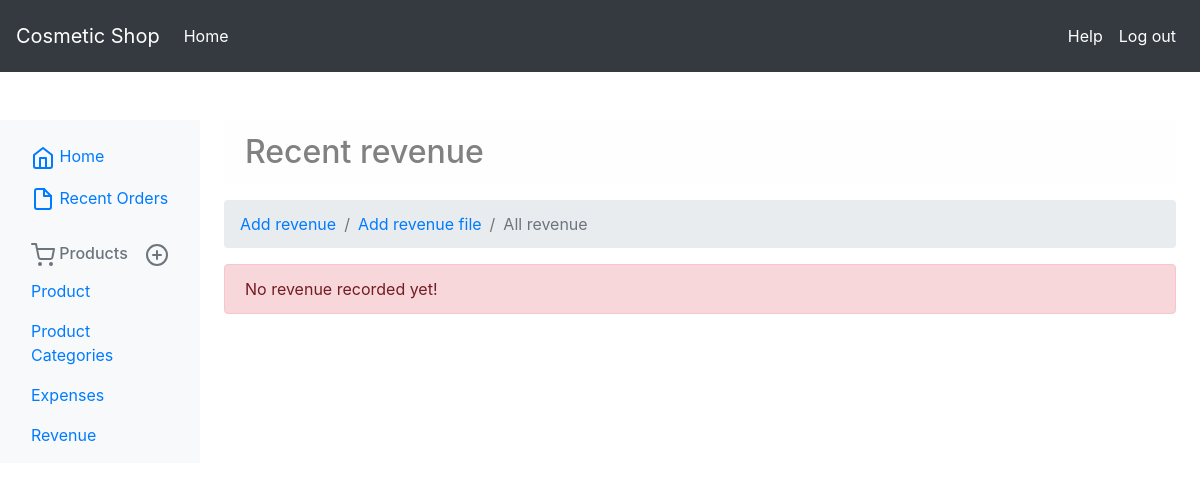
The app's page /manage/revenue-list/ (signed in), older data.
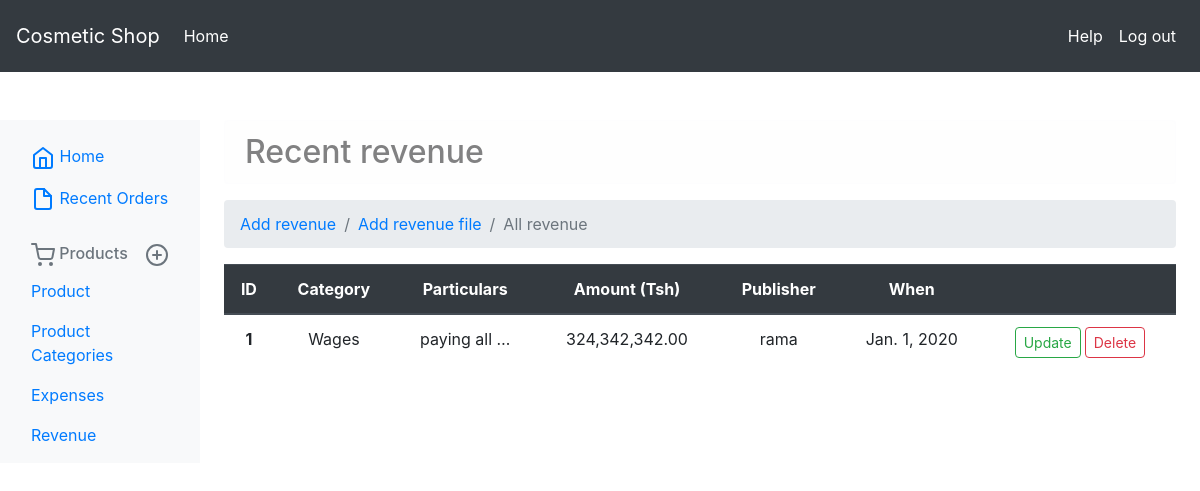
The same page, newer data.
### manage/models.py (models this page shows)
class Revenue(models.Model):
    category = models.CharField(max_length=100, blank=True, null=True)
    particulars = models.CharField(max_length=500, blank=True, null=True)
    amount = models.DecimalField(max_length=9, decimal_places=2, max_digits=11)
    date = models.DateField(blank=True, null=True)
    publisher = models.ForeignKey(User, on_delete=models.DO_NOTHING, related_name='revenue_pub')
    created = models.DateTimeField(auto_now_add=True)
    updated = models.DateTimeField(auto_now=True, null=True)

### auths/models.py (models this page shows)
class User(AbstractUser):
    is_pos = models.BooleanField(default=False, blank=True, null=True)
    is_manager = models.BooleanField(default=False, blank=True, null=True)
    is_super_manager = models.BooleanField(default=False, blank=True, null=True)
    is_admin = models.BooleanField(default=False)

### manage/views.py (the view)
# urls.py: path('revenue-list/', views.RevenueListView.as_view(), name='list_revenue'),
@method_decorator([login_required, manager_required], name='dispatch')
class RevenueListView(generic.ListView):
    model = Revenue
    template_name = 'manage/product/revenue/list.html'
    context_object_name = 'revenus'

### manage/templates/manage/product/revenue/list.html (shortened to what this page needs)
{% extends 'manage/base.html' %}
{% load humanize %}
{% block ext %}
    {% block extra_css %}
    <link rel="stylesheet" href="https://cdnjs.cloudflare.com/ajax/libs/twitter-bootstrap/4.1.3/css/bootstrap.css">
    <link rel="stylesheet" href="https://cdn.datatables.net/1.10.21/css/dataTables.bootstrap4.min.css">
    <link href="https://stackpath.bootstrapcdn.com/font-awesome/4.7.0/css/font-awesome.min.css" rel="stylesheet">
    <link rel="stylesheet" href="https://cdnjs.cloudflare.com/ajax/libs/tempusdominus-bootstrap-4/5.1.2/css/tempusdominus-bootstrap-4.min.css" />
{% endblock %}
{% endblock %}
{% block products %}
<div class="alert alert-light h2">Recent revenue</div>
    <nav aria-label="breadcrumb">
  <ol class="breadcrumb">
    <li class="breadcrumb-item"><a href="{% url 'manage:add_revenue' %}">Add revenue</a></li>
      <li class="breadcrumb-item"><a href="{% url 'manage:add_revenue_from_file' %}">Add revenue file</a></li>
    <li class="breadcrumb-item active" aria-current="page">All revenue</li>
  </ol>
</nav>
    {% if object_list %}
            <table class="table text-center" id="shop_table">
  <thead class="thead-dark">
    <tr>
      <th scope="col">ID</th>
      <th scope="col">Category</th>
      <th scope="col">Particulars</th>
      <th scope="col">Amount (Tsh)</th>
      <th scope="col">Publisher</th>
      <th scope="col">When</th>
      {% if not user.is_pos %}<th></th>{% endif %}
    </tr>
  </thead>
  <tbody>
  {% for res in object_list %}
    <tr>
      <th scope="row">{{ res.id }}</th>
      <td>{{ res.category|truncatewords_html:2 }}</td>
      <td>{{ res.particulars|truncatewords_html:2 }}</td>
      <td>{{ res.amount|intcomma }}</td>
      <td>{{ res.publisher }}</td>
      <td>{{ res.date }}</td>
      {% if not user.is_pos %}<td><span class="mr-1"><a class="btn btn-sm btn-outline-success rounded" href="{% url 'manage:update_revenue' res.pk %}">Update</a></span><span><a class="btn btn-sm btn-outline-danger rounded" href="{% url 'manage:delete_revenue' res.id %}">Delete</a> </span></td>{% endif %}
    </tr>
  {% endfor %}
  </tbody>
</table>
    {% else %}
        <div class="alert alert-danger">No revenue recorded yet!</div>
    {% endif %}
{% endblock %}

Row changes from the older to the newer data that the page shows:
added Revenue: id "1", category "Wages", particulars "paying all …", amount "324,342,342.00", publisher "rama", date "Jan. 1, 2020"
Text that changed along with them:
text no longer shown: "No revenue recorded yet!"
text now shown: "ID Category Particulars Amount (Tsh) Publisher When"
